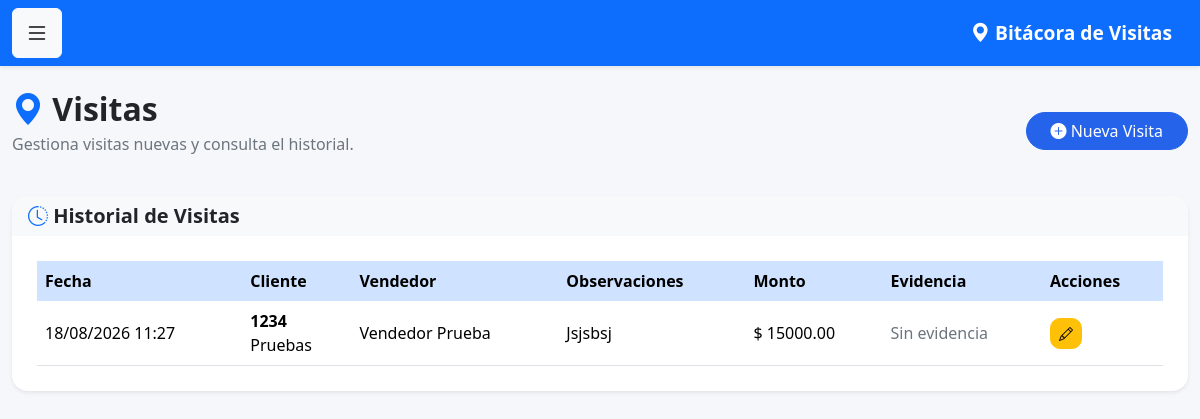
The page /visitas (signed in) on the database as committed earlier.
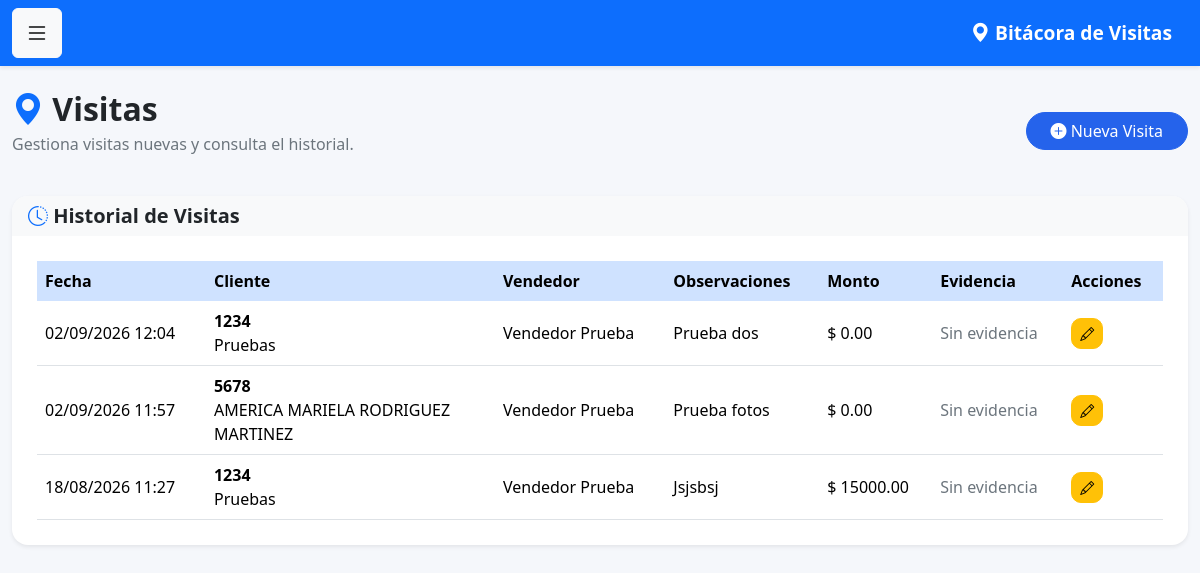
The same page on the database as committed later.
### models.py (models this page shows)
class Visita(db.Model):
    __tablename__ = 'visitas'
    id = db.Column(
        db.Integer,
        primary_key=True
    )
    fecha = db.Column(
        db.DateTime,
        default=datetime.now
    )
    observaciones = db.Column(
        db.Text
    )
    venta_realizada = db.Column(
        db.Boolean,
        default=False
    )
    monto_venta = db.Column(
        db.Float,
        default=0
    )
    proxima_visita = db.Column(
        db.Date
    )
    cliente_id = db.Column(
        db.Integer,
        db.ForeignKey('clientes.id')
    )
    usuario_id = db.Column(
        db.Integer,
        db.ForeignKey('usuarios.id')
    )
    latitud = db.Column(
    db.String(50)
    )
    longitud = db.Column(
    db.String(50)
    )
    foto = db.Column(
    db.String(255)
    )
    cliente = db.relationship(
        'Cliente',
        backref='visitas'
    )
    usuario = db.relationship(
        'Usuario',
        backref='visitas'
    )

class Cliente(db.Model):
    __tablename__ = 'clientes'
    id = db.Column(
        db.Integer,
        primary_key=True
    )
    num_cliente = db.Column(
        db.String(20),
        unique=True,
        nullable=False
    )
    nombre = db.Column(
        db.String(150),
        nullable=False
    )
    grupo = db.Column(
        db.String(100)
    )
    canal = db.Column(
        db.String(100)
    )
    vendedor = db.Column(
        db.Integer
    )

class Usuario(UserMixin, db.Model):
    __tablename__ = 'usuarios'
    id = db.Column(db.Integer, primary_key=True)
    nombre = db.Column(db.String(100), nullable=False)
    correo = db.Column(db.String(120), unique=True, nullable=False)
    password = db.Column(db.String(500), nullable=False)
    rol = db.Column(db.String(20), default='vendedor')
    activo = db.Column(db.Boolean, default=True)

### app.py (the view)
@app.route('/visitas')
@login_required
def visitas():
    if current_user.rol == 'admin':
        visitas = Visita.query.order_by(
            Visita.fecha.desc()
        ).all()
    else:
        visitas = Visita.query.filter_by(
            usuario_id=current_user.id
        ).order_by(
            Visita.fecha.desc()
        ).all()
    return render_template(
        'visitas.html',
        visitas=visitas
    )

### app.py (called while the page is built)
@login_manager.user_loader
def load_user(user_id):
    return Usuario.query.get(int(user_id))

### templates/visitas.html (shortened to what the changed rows need)
{% extends 'base.html' %}
{% block contenido %}
<div class="d-flex justify-content-between align-items-center mb-4">
<div>
    <h2 class="fw-bold mb-1">
        <i class="bi bi-geo-alt-fill text-primary"></i>
        Visitas
    </h2>
</div>
</div>
<div class="card shadow-sm border-0 rounded-4">
<div class="card-body">
    <div class="table-responsive">
        <table class="table table-hover align-middle">
            <thead class="table-primary">
                <tr>
                    <th>Fecha</th>
                    <th>Cliente</th>
                    <th>Vendedor</th>
                    <th>Observaciones</th>
                    <th>Monto</th>
                    <th>Evidencia</th>
                    <th>Acciones</th>
                </tr>
            </thead>
            <tbody>
                {% for visita in visitas %}
                <tr>
                    <td>
                        {{ visita.fecha.strftime('%d/%m/%Y %H:%M') }}
                    </td>
                    <td>
                        <strong>
                            {{ visita.cliente.num_cliente }}
                        </strong>
                        <br>
                        {{ visita.cliente.nombre }}
                    </td>
                    <td>
                        {{ visita.usuario.nombre }}
                    </td>
                    <td>
                        {{ visita.observaciones or '-' }}
                    </td>
                    <td>
                        $ {{ "%.2f"|format(visita.monto_venta or 0) }}
                    </td>
                    <td>
                        {% if visita.foto_fuera or visita.foto_exhibidor %}
                            <button
                                type="button"
                                class="btn btn-sm btn-primary"
                                data-bs-toggle="modal"
                                data-bs-target="#modalFoto{{ visita.id }}"
                            >
                                <i class="bi bi-images"></i>
                                Ver fotos
                            </button>
                            <div
                                class="modal fade"
                                id="modalFoto{{ visita.id }}"
                                tabindex="-1"
                                aria-hidden="true"
                            >
                                <div class="modal-dialog modal-lg modal-dialog-centered">
                                    <div class="modal-content">
                                        <div class="modal-header">
                                            <h5 class="modal-title">
                                                <i class="bi bi-images"></i>
                                                Evidencias de la visita
                                            </h5>
                                            <button
                                                type="button"
                                                class="btn-close"
                                                data-bs-dismiss="modal"
                                            ></button>
                                        </div>
                                        <div class="modal-body">
                                            {% if visita.foto_fuera %}
                                                <div class="mb-4">
                                                    <h6 class="fw-bold">
                                                        <i class="bi bi-building text-primary"></i>
                                                        Foto por fuera
                                                    </h6>
                                                    <div class="text-center">
                                                        <img
                                                            src="{{ url_for('static', filename=visita.foto_fuera) }}"
                                                            alt="Foto por fuera"
                                                            class="img-fluid rounded shadow"
                                                            style="max-height: 500px;"
                                                        >
                                                    </div>
                                                </div>
                                            {% endif %}
                                            {% if visita.foto_exhibidor %}
                                                <div class="mb-2">
                                                    <h6 class="fw-bold">
                                                        <i class="bi bi-shop-window text-success"></i>
                                                        Foto exhibidor
                                                    </h6>
                                                    <div class="text-center">
                                                        <img
                                                            src="{{ url_for('static', filename=visita.foto_exhibidor) }}"
                                                            alt="Foto del exhibidor"
                                                            class="img-fluid rounded shadow"
                                                            style="max-height: 500px;"
                                                        >
                                                    </div>
                                                </div>
                                            {% endif %}
                                        </div>
                                        <div class="modal-footer">
                                            <button
                                                type="button"
                                                class="btn btn-secondary"
                                                data-bs-dismiss="modal"
                                            >
                                                Cerrar
                                            </button>
                                        </div>
                                    </div>
                                </div>
                            </div>
                        {% else %}
                            <span class="text-muted">
                                Sin evidencia
                            </span>
                        {% endif %}
                    </td>
                    <td>
                        <a
                            href="/visita/editar/{{ visita.id }}"
                            class="btn btn-warning btn-sm"
                            title="Editar visita"
                        >
                            <i class="bi bi-pencil"></i>
                        </a>
                    </td>
                </tr>
                {% endfor %}
            </tbody>
        </table>
    </div>
</div>
</div>
{% endblock %}

Rows that differ between the two databases and show on the page:
added Visita: fecha "02/09/2026 12:04", cliente.num_cliente "1234", cliente.nombre "Pruebas", usuario.nombre "Vendedor Prueba", observaciones "Prueba dos", monto_venta "0.00"
added Visita: fecha "02/09/2026 11:57", cliente.num_cliente "5678", cliente.nombre "AMERICA MARIELA RODRIGUEZ MARTINEZ", usuario.nombre "Vendedor Prueba", observaciones "Prueba fotos", monto_venta "0.00"
